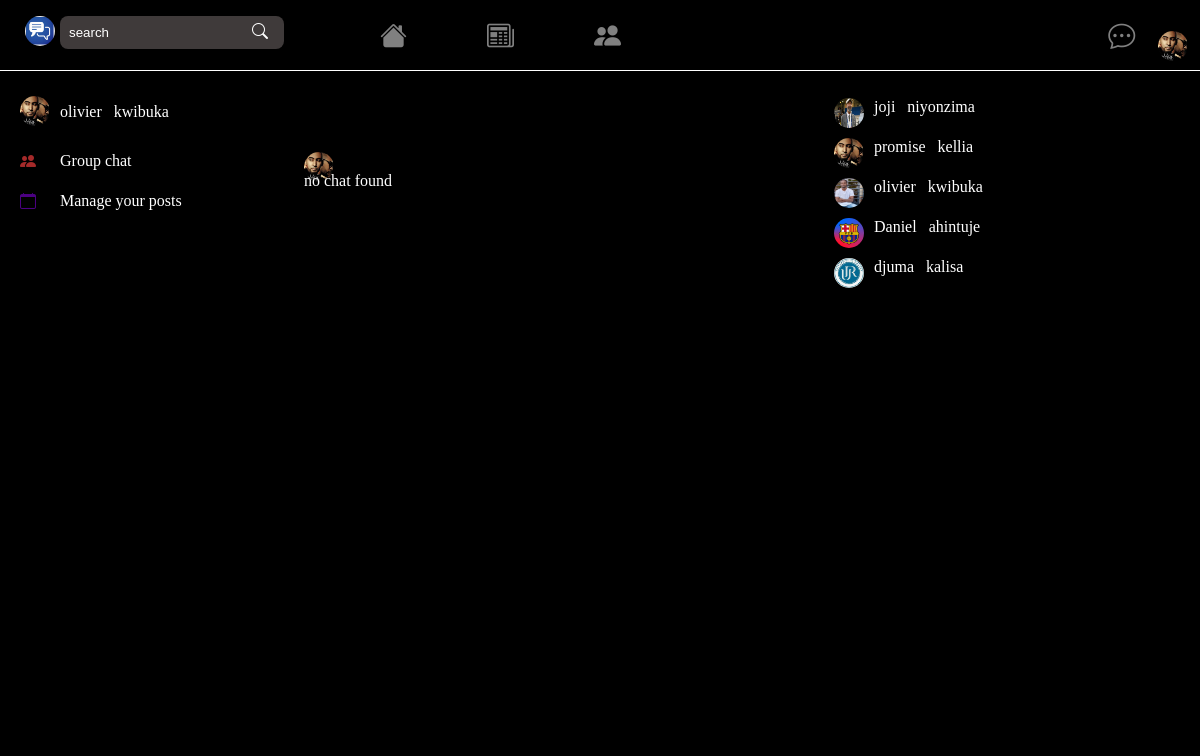
Screenshot of /user_pages/messages.php (signed in) with the database file from the repository.
### tables this page shows
CREATE TABLE `users` (
  `id` bigint(20) NOT NULL,
  `first_name` varchar(191) NOT NULL,
  `last_name` varchar(191) NOT NULL,
  `email` varchar(191) NOT NULL,
  `password` varchar(191) NOT NULL,
  `birth` varchar(191) NOT NULL,
  `sex` varchar(10) NOT NULL,
  `image` varchar(191) NOT NULL,
  `user_type` varchar(20) NOT NULL,
  `created_at` timestamp NOT NULL DEFAULT current_timestamp() ON UPDATE current_timestamp()
);

### user_pages/messages.php (the view, shortened to what this page needs)
<?php include("../static_pages/header.php"); ?>
<div class="section">
    <div class="container">
<?php include("../static_pages/left.php"); ?>
<div class="write_message">
    <div class="card">
    <div class="card_body">
    <div class="message_user_info">
    <img src="../profile_images/<?= $profile; ?>">
    </div>
    <div class="card_container">
    <?php
    $user_id =  $_SESSION['login_id'];
    $query = "SELECT * FROM messages WHERE
    (sender_id='$user_id' && receiver_id='$id') || (sender_id='$id' && receiver_id='$user_id') ORDER BY created_at DESC";
    $query_run = mysqli_query($con , $query);
    $sql = mysqli_num_rows($query_run);
    if($sql > 0)
    {
        while($row = mysqli_fetch_assoc($query_run))
        {
            ?>
<div class="card_body">
    <div class="comments_user_info">
    <img src="../profile_images/<?= $row['sender_profile'] ?>" class="message_sender_img">
    <p><?= $row['sender_last_name']; ?>&nbsp;<?= $row['sender_first_name']; ?></p>
    </div>
    <div class="comment_text">
    <span><?= $row['message']; ?></span >
    </div>
    </div>
<?php
        }
    }
    else
    {
        echo"no chat found";
    }
    ?>
    </div>
        </div>
    </div>
</div>
    <div class="right">
        <div class="container">
                <div class="box_two">
        <div class="container">
            <div class="loged_users">
                <?php
                $query = "SELECT * FROM users WHERE id != '$user_id' && user_type!='admin' order by created_at desc";
                $query_run = mysqli_query($con , $query);
                $sql = mysqli_num_rows($query_run);
                if($sql > 0)
                {
                    while($row = mysqli_fetch_assoc($query_run))
                    {
                        ?>
                        <div class="bottom">
                        <a href="messages.php?id=<?= $row['id'] ?>"><img src="../profile_images/<?= $row['image']; ?>" alt="">
                        <p><?= $row['last_name'];?> &nbsp; <?= $row['first_name'];?>
                        </a>
                    </div>
                        <?php
                    }
                }
                else
                {
                    echo "no user found";
                }
                ?>
            </div>
        </div>
    </div>
        </div>
    </div>
</body>
</html>

### user_pages/messages.php (style rules this page uses)
body { margin: 0; padding: 0; box-sizing: border-box; background-color: black; }
.section .container { background-color: black; display: flex; height: 100%; width: 100%; color: white; }
.section .container .right { background-color: transparent; height: 100%; width: 33%; margin-top: 5em; overflow-y: scroll; }
.right .container { width: 100%; height: 100%; display: flex; flex-direction: column; background-color: transparent; margin-bottom: 13px; }
.box_two .container .bottom img { width: 30px; height: 30px; border-radius: 50%; }
.box_two .container .bottom { display: flex; width: 97%; margin-left: 27px; height: fit-content; margin-top: 10px; }
.loged_users .bottom p { margin: 0 0 0 10px; }
.loged_users { display: flex; flex-direction: column; margin-top: 5px; padding: 3px; margin-bottom: 1em; width: auto; }
.loged_users { margin-bottom:5em; display: flex; flex-direction: column; margin-top: 5px; padding: 3px; margin-bottom: 1em; width: auto; }
.loged_users .bottom a { color:white; text-decoration:none; }
.section .container .right { position:fixed; right:0; overflow:hidden; width:33%; }
.right .container { overflow-x:hidden; overflow-y:hidden; }
.right .container .box_two .container { overflow:hidden; }
.write_message { border-radius:10px; padding:1em; position:absolute; left:24%; margin-top:2em; background:black; height:70%; overflow-y:scroll; border-radius:9px; border-style:outset; z-index:100px; top:13%; width:30rem; overflow-x:hidden; padding:1em; border:none; }
.message_user_info { display:flex; }
.message_user_info img { width:30px; height:30px; border-radius:50%; }
.write_message .card_container { margin-top:-10px; }
.box_two .container .loged_users { max-height:200px; overflow-y:hidden; overflow-x:hidden; }

### rows the page displays
users: image (picture), last_name "joji", first_name "niyonzima"
users: image (picture), last_name "promise", first_name "kellia"
users: image (picture), last_name "olivier", first_name "kwibuka"
users: image (picture), last_name "Daniel", first_name "ahintuje"
users: image (picture), last_name "djuma", first_name "kalisa"

### other values shown
$last_name "olivier"
$first_name "kwibuka"
